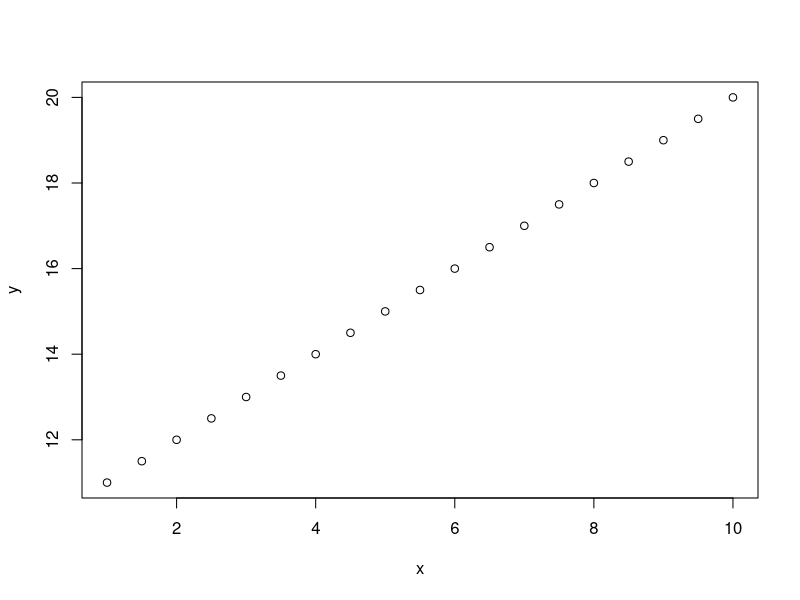

Reproduce this figure in R.
## Example R script for Biostats 2018 GitHub Repo

## Create X and Y vectors

x <- seq(1,10, 0.5)
y <- seq(11,20, 0.5)

## Plot these

plot(x, y)
